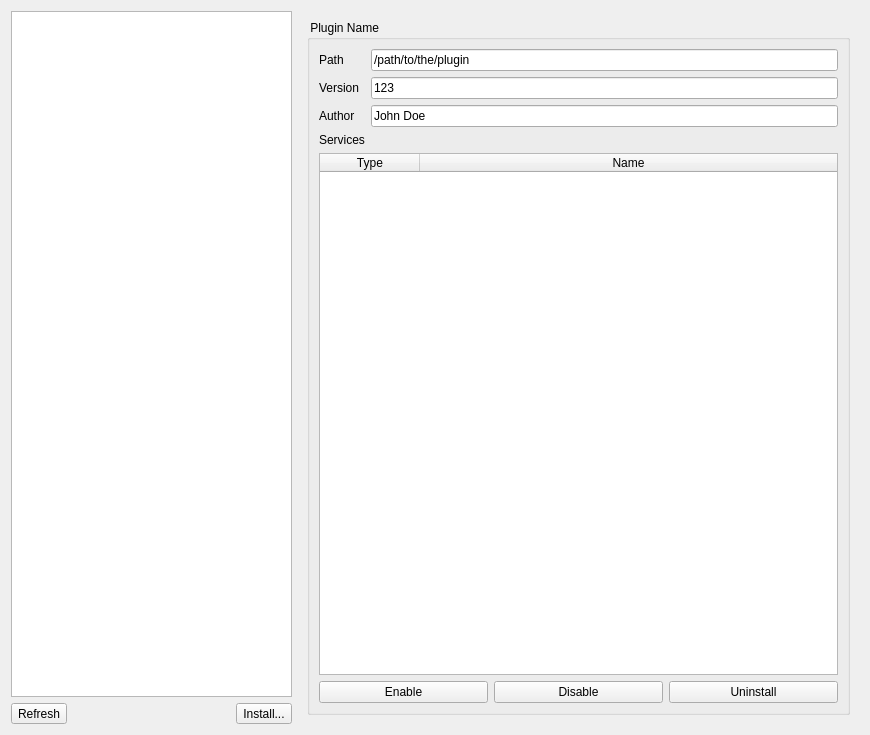
<?xml version="1.0" encoding="UTF-8"?>
<ui version="4.0">
 <class>scripting::PluginSettingsWidget</class>
 <widget class="QWidget" name="scripting::PluginSettingsWidget">
  <property name="geometry">
   <rect>
    <x>0</x>
    <y>0</y>
    <width>870</width>
    <height>735</height>
   </rect>
  </property>
  <layout class="QHBoxLayout" name="horizontalLayout_2" stretch="1,2">
   <item>
    <layout class="QVBoxLayout" name="verticalLayout">
     <item>
      <widget class="QListWidget" name="list_plugins"/>
     </item>
     <item>
      <layout class="QHBoxLayout" name="horizontalLayout">
       <item>
        <widget class="QToolButton" name="toolButton">
         <property name="toolTip">
          <string>Reload Plugins</string>
         </property>
         <property name="text">
          <string>Refresh</string>
         </property>
         <property name="icon">
          <iconset theme="view-refresh">
           <normaloff>.</normaloff>.</iconset>
         </property>
        </widget>
       </item>
       <item>
        <spacer name="horizontalSpacer">
         <property name="orientation">
          <enum>Qt::Horizontal</enum>
         </property>
         <property name="sizeHint" stdset="0">
          <size>
           <width>40</width>
           <height>20</height>
          </size>
         </property>
        </spacer>
       </item>
       <item>
        <widget class="QToolButton" name="toolButton_2">
         <property name="toolTip">
          <string>Install from file</string>
         </property>
         <property name="text">
          <string>Install...</string>
         </property>
         <property name="icon">
          <iconset theme="install">
           <normaloff>.</normaloff>.</iconset>
         </property>
        </widget>
       </item>
      </layout>
     </item>
    </layout>
   </item>
   <item>
    <widget class="QStackedWidget" name="stacked_widget">
     <property name="currentIndex">
      <number>1</number>
     </property>
     <widget class="QWidget" name="page_noplugin"/>
     <widget class="QWidget" name="page_plugin">
      <layout class="QVBoxLayout" name="verticalLayout_2">
       <item>
        <widget class="QGroupBox" name="widget_plugin">
         <property name="title">
          <string notr="true"> Plugin Name</string>
         </property>
         <layout class="QGridLayout" name="gridLayout">
          <item row="1" column="0">
           <widget class="QLabel" name="label_2">
            <property name="text">
             <string>Version</string>
            </property>
           </widget>
          </item>
          <item row="2" column="0">
           <widget class="QLabel" name="label_3">
            <property name="text">
             <string>Author</string>
            </property>
           </widget>
          </item>
          <item row="1" column="1">
           <widget class="QLineEdit" name="line_version">
            <property name="text">
             <string>123</string>
            </property>
            <property name="readOnly">
             <bool>true</bool>
            </property>
           </widget>
          </item>
          <item row="0" column="0">
           <widget class="QLabel" name="label">
            <property name="text">
             <string>Path</string>
            </property>
           </widget>
          </item>
          <item row="2" column="1">
           <widget class="QLineEdit" name="line_author">
            <property name="text">
             <string notr="true">John Doe</string>
            </property>
            <property name="readOnly">
             <bool>true</bool>
            </property>
           </widget>
          </item>
          <item row="3" column="0">
           <widget class="QLabel" name="label_4">
            <property name="text">
             <string>Services</string>
            </property>
           </widget>
          </item>
          <item row="0" column="1">
           <widget class="QLineEdit" name="line_plugin_path">
            <property name="text">
             <string notr="true">/path/to/the/plugin</string>
            </property>
            <property name="readOnly">
             <bool>true</bool>
            </property>
           </widget>
          </item>
          <item row="5" column="0" colspan="2">
           <layout class="QHBoxLayout" name="horizontalLayout_3">
            <item>
             <widget class="QPushButton" name="btn_enable">
              <property name="text">
               <string>Enable</string>
              </property>
              <property name="icon">
               <iconset theme="package-install">
                <normaloff>.</normaloff>.</iconset>
              </property>
             </widget>
            </item>
            <item>
             <widget class="QPushButton" name="btn_disable">
              <property name="text">
               <string>Disable</string>
              </property>
              <property name="icon">
               <iconset theme="package-remove">
                <normaloff>.</normaloff>.</iconset>
              </property>
             </widget>
            </item>
            <item>
             <widget class="QPushButton" name="btn_uninstall">
              <property name="text">
               <string>Uninstall</string>
              </property>
              <property name="icon">
               <iconset theme="uninstall">
                <normaloff>.</normaloff>.</iconset>
              </property>
             </widget>
            </item>
           </layout>
          </item>
          <item row="4" column="0" colspan="2">
           <widget class="QTableWidget" name="list_services">
            <property name="selectionMode">
             <enum>QAbstractItemView::NoSelection</enum>
            </property>
            <property name="selectionBehavior">
             <enum>QAbstractItemView::SelectRows</enum>
            </property>
            <property name="showGrid">
             <bool>false</bool>
            </property>
            <attribute name="horizontalHeaderStretchLastSection">
             <bool>true</bool>
            </attribute>
            <attribute name="verticalHeaderVisible">
             <bool>false</bool>
            </attribute>
            <column>
             <property name="text">
              <string>Type</string>
             </property>
            </column>
            <column>
             <property name="text">
              <string>Name</string>
             </property>
            </column>
           </widget>
          </item>
         </layout>
        </widget>
       </item>
      </layout>
     </widget>
    </widget>
   </item>
  </layout>
 </widget>
 <resources/>
 <connections>
  <connection>
   <sender>toolButton</sender>
   <signal>clicked()</signal>
   <receiver>scripting::PluginSettingsWidget</receiver>
   <slot>refresh_plugins()</slot>
   <hints>
    <hint type="sourcelabel">
     <x>26</x>
     <y>704</y>
    </hint>
    <hint type="destinationlabel">
     <x>135</x>
     <y>809</y>
    </hint>
   </hints>
  </connection>
  <connection>
   <sender>toolButton_2</sender>
   <signal>clicked()</signal>
   <receiver>scripting::PluginSettingsWidget</receiver>
   <slot>install_dialog()</slot>
   <hints>
    <hint type="sourcelabel">
     <x>287</x>
     <y>726</y>
    </hint>
    <hint type="destinationlabel">
     <x>279</x>
     <y>835</y>
    </hint>
   </hints>
  </connection>
  <connection>
   <sender>btn_enable</sender>
   <signal>clicked()</signal>
   <receiver>scripting::PluginSettingsWidget</receiver>
   <slot>enable_current()</slot>
   <hints>
    <hint type="sourcelabel">
     <x>410</x>
     <y>709</y>
    </hint>
    <hint type="destinationlabel">
     <x>447</x>
     <y>838</y>
    </hint>
   </hints>
  </connection>
  <connection>
   <sender>btn_disable</sender>
   <signal>clicked()</signal>
   <receiver>scripting::PluginSettingsWidget</receiver>
   <slot>disable_current()</slot>
   <hints>
    <hint type="sourcelabel">
     <x>591</x>
     <y>709</y>
    </hint>
    <hint type="destinationlabel">
     <x>575</x>
     <y>806</y>
    </hint>
   </hints>
  </connection>
  <connection>
   <sender>btn_uninstall</sender>
   <signal>clicked()</signal>
   <receiver>scripting::PluginSettingsWidget</receiver>
   <slot>uninstall_current()</slot>
   <hints>
    <hint type="sourcelabel">
     <x>773</x>
     <y>709</y>
    </hint>
    <hint type="destinationlabel">
     <x>784</x>
     <y>796</y>
    </hint>
   </hints>
  </connection>
  <connection>
   <sender>list_plugins</sender>
   <signal>currentItemChanged(QListWidgetItem*,QListWidgetItem*)</signal>
   <receiver>scripting::PluginSettingsWidget</receiver>
   <slot>current_changed(QListWidgetItem*)</slot>
   <hints>
    <hint type="sourcelabel">
     <x>148</x>
     <y>260</y>
    </hint>
    <hint type="destinationlabel">
     <x>339</x>
     <y>902</y>
    </hint>
   </hints>
  </connection>
  <connection>
   <sender>list_plugins</sender>
   <signal>itemClicked(QListWidgetItem*)</signal>
   <receiver>scripting::PluginSettingsWidget</receiver>
   <slot>current_changed(QListWidgetItem*)</slot>
   <hints>
    <hint type="sourcelabel">
     <x>83</x>
     <y>161</y>
    </hint>
    <hint type="destinationlabel">
     <x>94</x>
     <y>858</y>
    </hint>
   </hints>
  </connection>
 </connections>
 <slots>
  <slot>refresh_plugins()</slot>
  <slot>install_dialog()</slot>
  <slot>enable_current()</slot>
  <slot>disable_current()</slot>
  <slot>uninstall_current()</slot>
  <slot>current_changed(QListWidgetItem*)</slot>
 </slots>
</ui>
